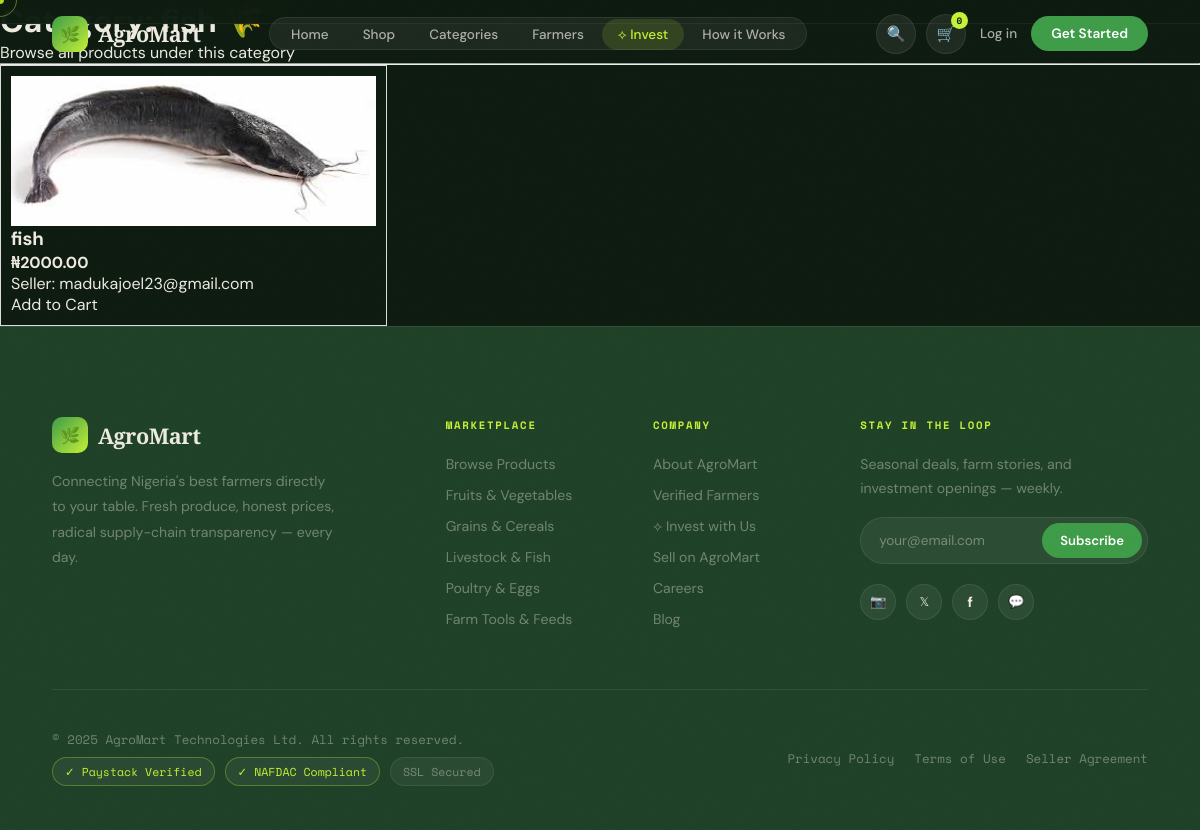
The app's page /products/categories/1/ with its own data.
### products/models.py (models this page shows, shortened)
class Product(models.Model):
    seller = models.ForeignKey(User, on_delete=models.CASCADE)
    categories = models.ManyToManyField(Category, related_name='products')
    name = models.CharField(max_length=255)
    description = models.TextField()
    price = models.DecimalField(max_digits=10, decimal_places=2)
    quantity = models.IntegerField()
    unit = models.CharField(max_length=50)  # kg, bag, crate
    image = models.ImageField(upload_to='products/', blank=True, null=True)
    created_at = models.DateTimeField(auto_now_add=True)

### accounts/models.py (models this page shows, shortened)
class User(AbstractUser):
    username = None
    email = models.EmailField(unique=True)
    phone = models.CharField(max_length=15, blank=True)
    is_buyer = models.BooleanField(default=True)
    is_seller = models.BooleanField(default=False)
    is_super_admin = models.BooleanField(default=False)
    profile_completed = models.BooleanField(default=False)  # 👈 add this
    USERNAME_FIELD = 'email'
    REQUIRED_FIELDS = []
    objects = UserManager()

### products/views.py (the view)
# urls.py: path('categories/<int:category_id>/', category_detail, name='category_detail'),
def category_detail(request, category_id):
    category = get_object_or_404(Category, id=category_id)
    products = Product.objects.filter(categories=category).order_by('-created_at')
    return render(request, 'products/category_detail.html', {
        'category': category,
        'products': products,
    })

### templates/products/category_detail.html
{% extends "base.html" %}
{% block content %}
<h1>Category: {{ category.name }} 🌾</h1>
<p>Browse all products under this category</p>
<hr>
{% if products %}
<div style="display:grid; grid-template-columns: repeat(3, 1fr); gap:20px;">
    {% for product in products %}
        <div style="border:1px solid #ddd; padding:10px;">
            {% if product.image %}
                <img src="{{ product.image.url }}" width="100%" height="150">
            {% endif %}
            <h3>{{ product.name }}</h3>
            <p><strong>₦{{ product.price }}</strong></p>
            <p>Seller: {{ product.seller.email }}</p>
            <a href="/products/cart/add/{{ product.id }}/">
                Add to Cart
            </a>
        </div>
    {% endfor %}
</div>
{% else %}
    <p>No products in this category yet.</p>
{% endif %}
{% endblock %}

### records on screen
Product: image (picture), name "fish", price "2000.00", seller.email "madukajoel23@gmail.com"
